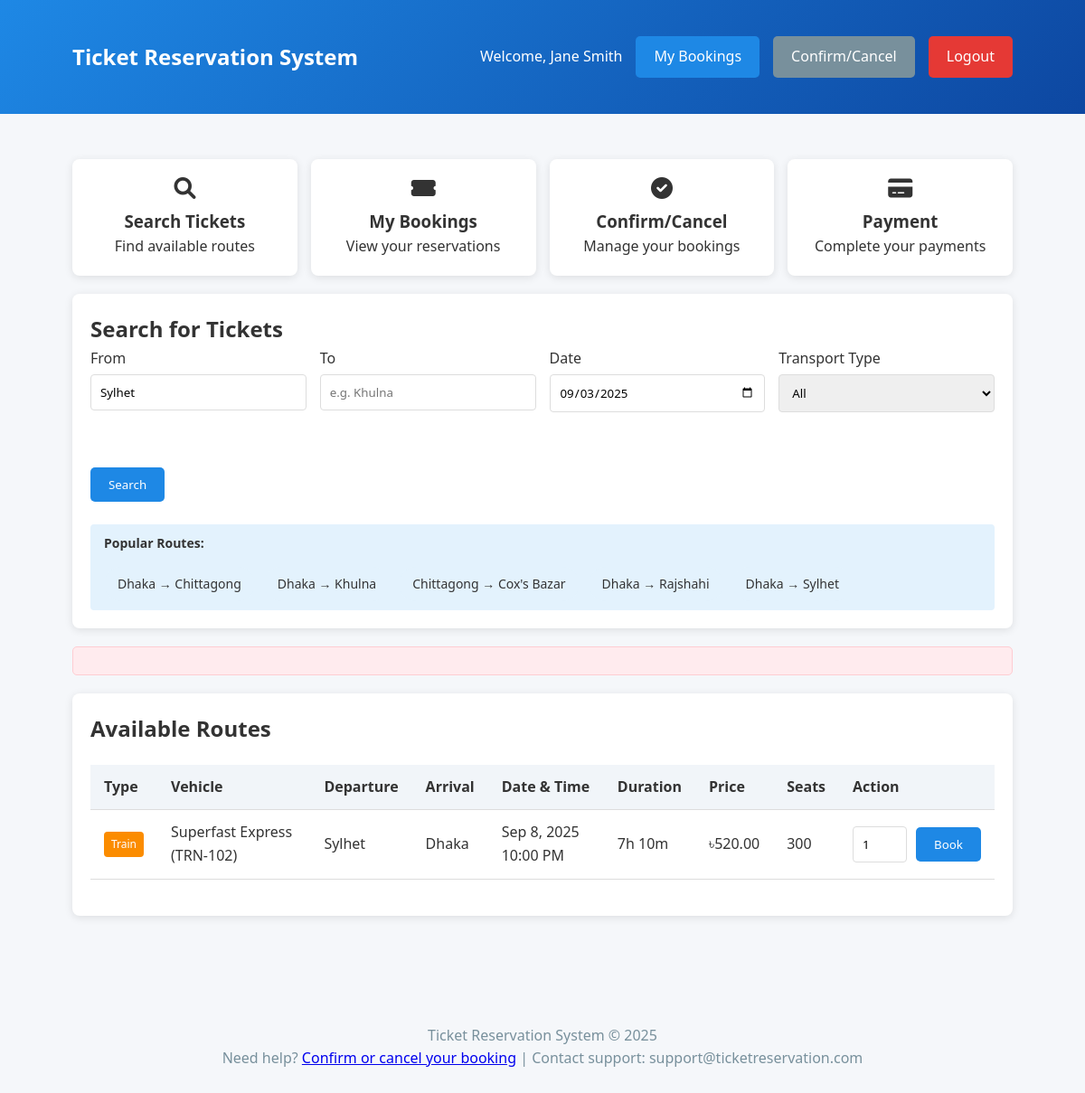
Page /index.php?departure=Sylhet (signed in) on the committed database.
### tables this page shows
CREATE TABLE routes (
    route_id INT AUTO_INCREMENT PRIMARY KEY,
    vehicle_id INT NOT NULL,
    departure_city VARCHAR(100) NOT NULL,
    arrival_city VARCHAR(100) NOT NULL,
    departure_datetime DATETIME NOT NULL,
    arrival_datetime DATETIME NOT NULL,
    price DECIMAL(10,2) NOT NULL,
    available_seats INT NOT NULL,
    FOREIGN KEY (vehicle_id) REFERENCES vehicles(vehicle_id)
);

CREATE TABLE transport_types (
    type_id INT AUTO_INCREMENT PRIMARY KEY,
    name VARCHAR(20) NOT NULL UNIQUE
);

CREATE TABLE vehicles (
    vehicle_id INT AUTO_INCREMENT PRIMARY KEY,
    type_id INT NOT NULL,
    number VARCHAR(50) NOT NULL,
    name VARCHAR(100) NOT NULL,
    capacity INT NOT NULL,
    facilities TEXT,
    FOREIGN KEY (type_id) REFERENCES transport_types(type_id)
);

### index.php (the view, shortened to what this page needs)
<?php
include 'db_connect.php';
$auth_error = '';
$results = [];
$error = '';
if (isset($_SESSION['user_id'])) {
    if (isset($_GET['departure']) || isset($_GET['arrival'])) {
        $departure = trim($_GET['departure'] ?? '');
        $arrival = trim($_GET['arrival'] ?? '');
        $sql = "SELECT r.*, v.name as vehicle_name, v.number as vehicle_number, t.name as transport_type
                FROM routes r
                JOIN vehicles v ON r.vehicle_id = v.vehicle_id
                JOIN transport_types t ON v.type_id = t.type_id
                WHERE (r.departure_city LIKE ? OR r.departure_city LIKE ?)
                AND (r.arrival_city LIKE ? OR r.arrival_city LIKE ?)";
        $sql .= " AND r.available_seats > 0 ORDER BY r.departure_datetime";
        $stmt = $conn->prepare($sql);
        $departure_pattern1 = "%$departure%";
        $departure_pattern2 = "%" . substr($departure, 0, 3) . "%";
        $arrival_pattern1 = "%$arrival%";
        $arrival_pattern2 = "%" . substr($arrival, 0, 3) . "%";
        $param_types = "ssss";
        $params = [$departure_pattern1, $departure_pattern2, $arrival_pattern1, $arrival_pattern2];
        $bind_params = array($param_types);
        foreach ($params as $key => $value) {
            $bind_params[] = &$params[$key];
        }
        call_user_func_array(array($stmt, 'bind_param'), $bind_params);
        $stmt->execute();
        $result = $stmt->get_result();
        $results = $result->fetch_all(MYSQLI_ASSOC);
    }
}
?>
<!DOCTYPE html>
<html lang="en">
<head>
    <link rel="stylesheet" href="https://cdnjs.cloudflare.com/ajax/libs/font-awesome/6.0.0/css/all.min.css">
</head>
<body>
    <header>
        <div class="container">
            <div class="logo">Ticket Reservation System</div>
            <?php if (isset($_SESSION['user_id'])): ?>
                <div class="user-info">
                    <span>Welcome, <?php echo $_SESSION['full_name']; ?></span>
                    <a href="bookings.php" class="btn">My Bookings</a>
                    <a href="confirm_cancel.php" class="btn btn-secondary">Confirm/Cancel</a>
                    <a href="logout.php" class="btn btn-danger">Logout</a>
                </div>
            <?php else: ?>
                <div class="user-info">
                    <a href="#login" class="btn">Login</a>
                </div>
            <?php endif; ?>
        </div>
    </header>
    <div class="container">
        <?php if (!isset($_SESSION['user_id'])): ?>
            <div class="auth-container">
                <div class="auth-forms">
                    <div class="auth-form" id="login-form">
                        <h2>Login to Your Account</h2>
                        <?php if ($auth_error): ?>
                            <div class="message error"><?php echo $auth_error; ?></div>
                        <?php endif; ?>
                        <form method="POST">
                            <input type="hidden" name="login" value="1">
                            <input type="email" name="email" placeholder="Email" required>
                            <input type="password" name="password" placeholder="Password" required>
                            <button type="submit" class="btn" style="width: 100%;">Login</button>
                        </form>
                    </div>
                    <div class="auth-form" id="register-form">
                        <h2>Create New Account</h2>
                        <?php if ($auth_error): ?>
                            <div class="message error"><?php echo $auth_error; ?></div>
                        <?php endif; ?>
                        <form method="POST">
                            <input type="hidden" name="register" value="1">
                            <input type="text" name="full_name" placeholder="Full Name" required>
                            <input type="text" name="username" placeholder="Username" required>
                            <input type="email" name="email" placeholder="Email" required>
                            <input type="password" name="password" placeholder="Password" required>
                            <button type="submit" class="btn" style="width: 100%;">Register</button>
                        </form>
                    </div>
                </div>
            </div>
        <?php else: ?>
            <div class="quick-actions">
                <div class="quick-action" onclick="location.href='index.php'">
                    <i class="fas fa-search"></i>
                    <h3>Search Tickets</h3>
                    <p>Find available routes</p>
                </div>
                <div class="quick-action" onclick="location.href='bookings.php'">
                    <i class="fas fa-ticket-alt"></i>
                    <h3>My Bookings</h3>
                    <p>View your reservations</p>
                </div>
                <div class="quick-action" onclick="location.href='confirm_cancel.php'">
                    <i class="fas fa-check-circle"></i>
                    <h3>Confirm/Cancel</h3>
                    <p>Manage your bookings</p>
                </div>
                <div class="quick-action" onclick="location.href='payment.php'">
                    <i class="fas fa-credit-card"></i>
                    <h3>Payment</h3>
                    <p>Complete your payments</p>
                </div>
            </div>
            <div class="card">
                <h2>Search for Tickets</h2>
                <form method="get" action="" class="search-form">
                    <div class="form-group">
                        <label for="departure">From</label>
                        <input type="text" id="departure" name="departure" required value="<?php echo $_GET['departure'] ?? ''; ?>" placeholder="e.g. Dhaka">
                    </div>
                    <div class="form-group">
                        <label for="arrival">To</label>
                        <input type="text" id="arrival" name="arrival" required value="<?php echo $_GET['arrival'] ?? ''; ?>" placeholder="e.g. Khulna">
                    </div>
                    <div class="form-group">
                        <label for="date">Date</label>
                        <input type="date" id="date" name="date" value="<?php echo $_GET['date'] ?? date('Y-m-d'); ?>" min="<?php echo date('Y-m-d'); ?>">
                    </div>
                    <div class="form-group">
                        <label for="type">Transport Type</label>
                        <select id="type" name="type">
                            <option value="all">All</option>
                        </select>
                    </div>
                    <div class="form-group">
                        <label>&nbsp;</label>
                        <button type="submit" class="btn">Search</button>
                    </div>
                </form>
                <div class="search-tips">
                    <strong>Popular Routes:</strong>
                    <div class="popular-routes">
                        <div class="popular-route" onclick="setRoute('Dhaka', 'Chittagong')">Dhaka → Chittagong</div>
                        <div class="popular-route" onclick="setRoute('Dhaka', 'Khulna')">Dhaka → Khulna</div>
                        <div class="popular-route" onclick="setRoute('Chittagong', 'Cox\'s Bazar')">Chittagong → Cox's Bazar</div>
                        <div class="popular-route" onclick="setRoute('Dhaka', 'Rajshahi')">Dhaka → Rajshahi</div>
                        <div class="popular-route" onclick="setRoute('Dhaka', 'Sylhet')">Dhaka → Sylhet</div>
                    </div>
                </div>
            </div>
            <?php if (isset($error)): ?>
                <div class="message error"><?php echo $error; ?></div>
            <?php endif; ?>
            <?php if (isset($_GET['departure']) || isset($_GET['arrival'])): ?>
                <div class="card">
                    <h2>Available Routes</h2>
                    <?php if (count($results) > 0): ?>
                        <table>
                            <thead>
                                <tr>
                                    <th>Type</th>
                                    <th>Vehicle</th>
                                    <th>Departure</th>
                                    <th>Arrival</th>
                                    <th>Date & Time</th>
                                    <th>Duration</th>
                                    <th>Price</th>
                                    <th>Seats</th>
                                    <th>Action</th>
                                </tr>
                            </thead>
                            <tbody>
                                <?php foreach ($results as $route): ?>
                                    <tr>
                                        <td><span class="transport-badge <?php echo strtolower($route['transport_type']); ?>"><?php echo $route['transport_type']; ?></span></td>
                                        <td><?php echo $route['vehicle_name'] . ' (' . $route['vehicle_number'] . ')'; ?></td>
                                        <td><?php echo $route['departure_city']; ?></td>
                                        <td><?php echo $route['arrival_city']; ?></td>
                                        <td><?php echo date('M j, Y g:i A', strtotime($route['departure_datetime'])); ?></td>
                                        <?php
                                        $departure = new DateTime($route['departure_datetime']);
                                        $arrival = new DateTime($route['arrival_datetime']);
                                        $interval = $departure->diff($arrival);
                                        $duration = $interval->format('%hh %im');
                                        ?>
                                        <td><?php echo $duration; ?></td>
                                        <td>৳<?php echo $route['price']; ?></td>
                                        <td><?php echo $route['available_seats']; ?></td>
                                        <td>
                                            <form method="POST" class="booking-form">
                                                <input type="number" name="passengers" min="1" max="<?php echo $route['available_seats']; ?>" value="1" style="width: 60px;">
                                                <button type="submit" name="book" class="btn">Book</button>
                                            </form>
                                        </td>
                                    </tr>
                                <?php endforeach; ?>
                            </tbody>
                        </table>
                    <?php endif; ?>
                </div>
            <?php endif; ?>
        <?php endif; ?>
    </div>
    <footer>
        <div class="container">
            <p>Ticket Reservation System &copy; <?php echo date('Y'); ?></p>
            <p>Need help? <a href="confirm_cancel.php">Confirm or cancel your booking</a> | Contact support: support@ticketreservation.com</p>
        </div>
    </footer>
</body>
</html>

### index.php (style rules this page uses)
* { box-sizing: border-box; margin: 0; padding: 0; font-family: 'Segoe UI', Tahoma, Geneva, Verdana, sans-serif; }
body { background-color: #f5f7fa; color: #333; line-height: 1.6; }
.container { width: 90%; max-width: 1200px; margin: 0 auto; padding: 20px; }
header { background: linear-gradient(135deg, #1e88e5, #0d47a1); color: white; padding: 20px 0; margin-bottom: 30px; }
header .container { display: flex; justify-content: space-between; align-items: center; }
.logo { font-size: 24px; font-weight: bold; }
.user-info { display: flex; align-items: center; gap: 15px; }
.btn { display: inline-block; padding: 10px 20px; background: #1e88e5; color: white; text-decoration: none; border-radius: 5px; border: none; cursor: pointer; }
.btn-secondary { background: #78909c; }
.btn-danger { background: #e53935; }
.card { background: white; border-radius: 8px; box-shadow: 0 2px 10px rgba(0,0,0,0.1); padding: 20px; margin-bottom: 20px; }
.search-form { display: grid; grid-template-columns: repeat(auto-fit, minmax(200px, 1fr)); gap: 15px; }
.form-group { margin-bottom: 15px; }
label { display: block; margin-bottom: 5px; font-weight: 500; }
input, select { width: 100%; padding: 10px; border: 1px solid #ddd; border-radius: 4px; }
table { width: 100%; border-collapse: collapse; margin: 20px 0; }
th, td { padding: 12px 15px; text-align: left; border-bottom: 1px solid #ddd; }
th { background-color: #f1f5f9; font-weight: 600; }
.message { padding: 15px; margin: 20px 0; border-radius: 5px; }
.error { background: #ffebee; color: #c62828; border: 1px solid #ffcdd2; }
.booking-form { display: flex; gap: 10px; align-items: center; }
.transport-badge { display: inline-block; padding: 4px 8px; border-radius: 4px; color: white; font-size: 12px; }
.train { background: #fb8c00; }
footer { text-align: center; margin-top: 40px; padding: 20px; color: #78909c; }
.search-tips { background: #e3f2fd; padding: 10px 15px; border-radius: 4px; margin-top: 10px; font-size: 14px; }
.popular-routes { display: flex; flex-wrap: wrap; gap: 10px; margin-top: 15px; }
.popular-route { background: #e3f2fd; padding: 8px 15px; border-radius: 20px; cursor: pointer; font-size: 14px; }
.quick-actions { display: flex; gap: 15px; margin-bottom: 20px; }
.quick-action { flex: 1; background: white; padding: 20px; border-radius: 8px; box-shadow: 0 2px 10px rgba(0,0,0,0.1); text-align: center; cursor: pointer; transition: transform 0.2s; }
.quick-action i { font-size: 24px; margin-bottom: 10px; display: block; }

### rows in the picture
routes: transport_types.name "Train", vehicle.name "Superfast Express", vehicle.number "TRN-102", departure_city "Sylhet", arrival_city "Dhaka", departure_datetime "Sep 8, 2025 10:00 PM", duration "7h 10m", price "520.00", available_seats "300"

### other values in the picture
$_SESSION['full_name'] "Jane Smith"
